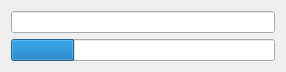
<?xml version="1.0" encoding="UTF-8"?>
<ui version="4.0">
 <class>progressDlg</class>
 <widget class="QDialog" name="progressDlg">
  <property name="geometry">
   <rect>
    <x>0</x>
    <y>0</y>
    <width>286</width>
    <height>64</height>
   </rect>
  </property>
  <property name="windowTitle">
   <string>progress</string>
  </property>
  <property name="modal">
   <bool>true</bool>
  </property>
  <layout class="QVBoxLayout" name="verticalLayout">
   <item>
    <widget class="QLineEdit" name="txt_info">
     <property name="readOnly">
      <bool>true</bool>
     </property>
    </widget>
   </item>
   <item>
    <widget class="QProgressBar" name="prog_pos">
     <property name="value">
      <number>24</number>
     </property>
     <property name="textVisible">
      <bool>false</bool>
     </property>
    </widget>
   </item>
  </layout>
 </widget>
 <resources/>
 <connections/>
</ui>
